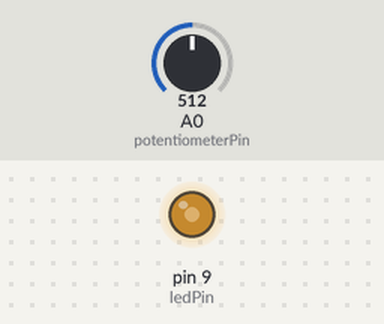
Recording of a sketch running on a simulated Arduino Uno, built with avr-gcc and run on an emulated ATmega328P. On the bench: output pins drawn as LEDs (lit = HIGH). The test bench sets the inputs (shaded band); at power-on: A0 (potentiometerPin) = 512.

Above: at 1.2 s.
1.3 s: A0 (potentiometerPin) set to 716
At 2.2 s:
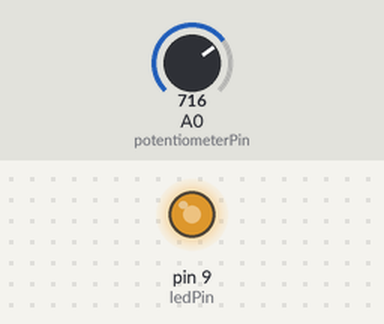
2.8 s: A0 (potentiometerPin) set to 900
At 3.6 s:
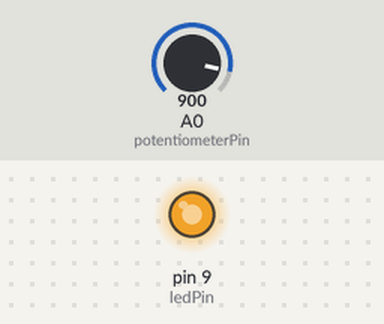
4.3 s: A0 (potentiometerPin) set to 122
At 5.5 s:
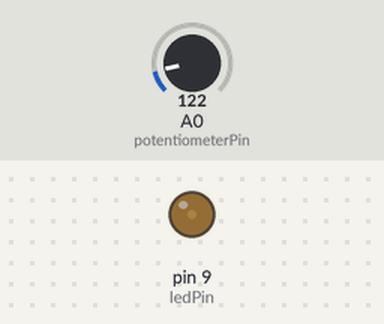
5.8 s: A0 (potentiometerPin) set to 0
At 7.0 s:
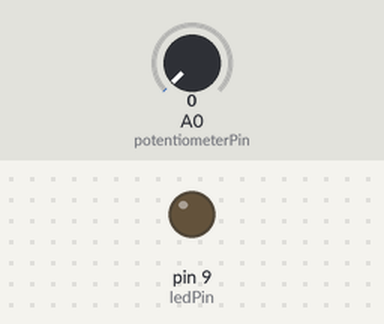
7.3 s: A0 (potentiometerPin) set to 511
At 8.1 s:
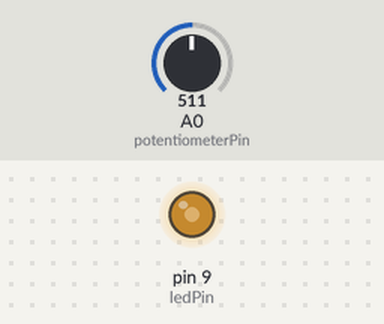
Timing chart, 0 to 9.8 s (numbered marks = the images above; inputs shaded):
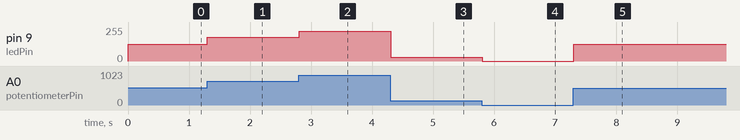

The sketch:

readme.ino
```cpp
// 定義電位器和LED的接腳
const int potentiometerPin = A0; // 電位器接到模擬輸入 A0
const int ledPin = 9;           // LED 接到數位輸出 9 (PWM)

void setup() {
  // 初始化 LED 接腳為輸出模式
  pinMode(ledPin, OUTPUT);
}

void loop() {
  // 讀取電位器的值 (範圍 0-1023)
  int potentiometerValue = analogRead(potentiometerPin);

  // 將電位器的值映射到 PWM 範圍 (0-255)
  int ledBrightness = map(potentiometerValue, 0, 1023, 0, 255);

  // 設定 LED 的亮度
  analogWrite(ledPin, ledBrightness);

  // 短暫延遲以穩定輸出
  delay(10);
}
```

Measured:
- after the input at 1.3 s, pin 9 (ledPin): 127/255 → 178/255 at once
- after the input at 2.8 s, pin 9 (ledPin): 178/255 → 224/255 at once
- after the input at 4.3 s, pin 9 (ledPin): 224/255 → 30/255 at once
- after the input at 5.8 s, pin 9 (ledPin): 30/255 → 0/255 at once
- after the input at 7.3 s, pin 9 (ledPin): 0/255 → 127/255 at once
